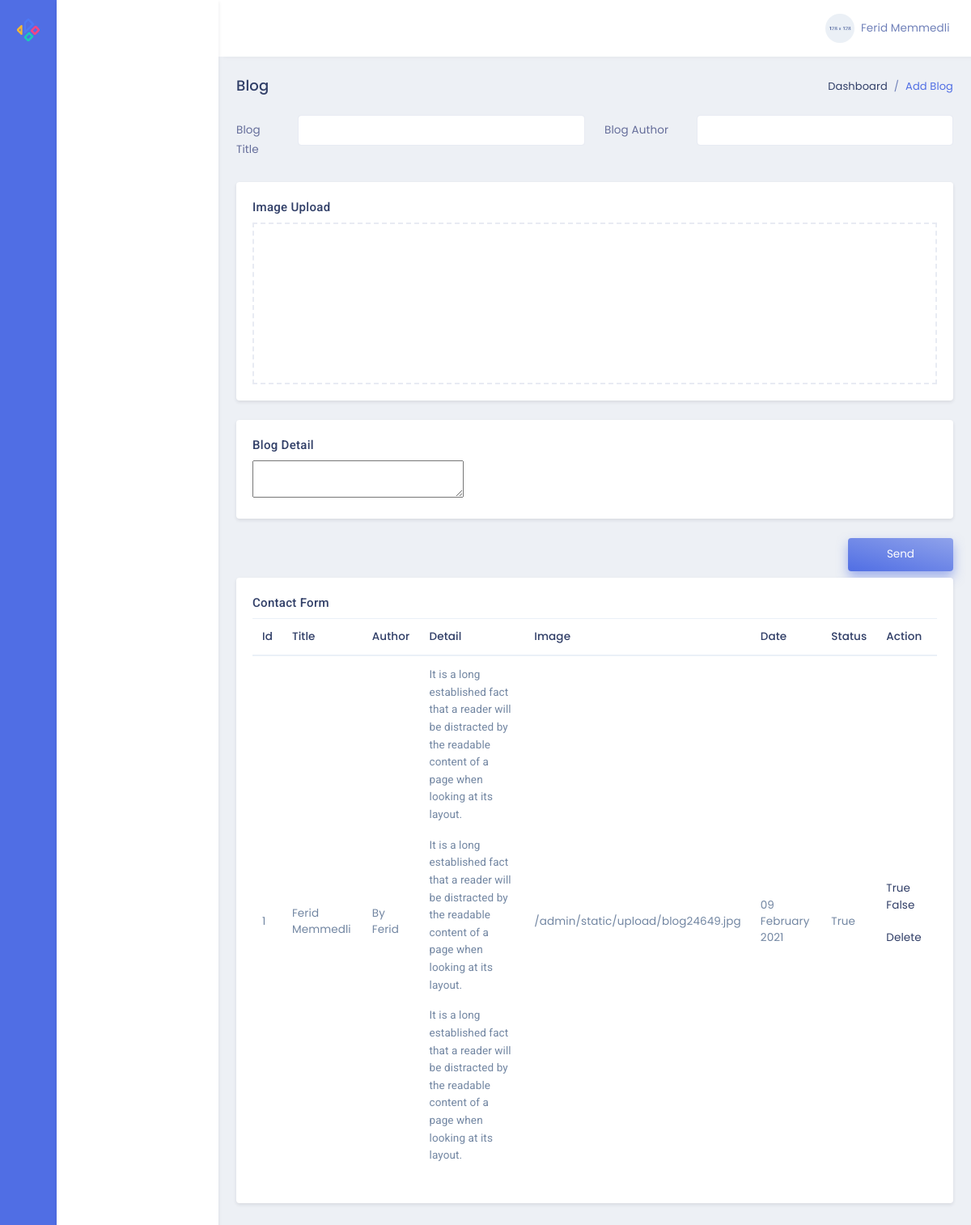
/admin/blog (signed in), run on the app's committed database.
### models.py (models this page shows, shortened)
class Blogs(db.Model):
    id = db.Column(db.Integer, primary_key=True)
    blogTitle = db.Column(db.String,nullable=False)
    blogDetail = db.Column(db.Text,nullable=False)
    blogAuthor = db.Column(db.String,nullable=False)
    blogDate = db.Column(db.String,default=datetime.now().strftime('%d %B %Y'))
    blogImage = db.Column(db.String,nullable=False)
    blogStatus = db.Column(db.Boolean)

### admin/routes.py (the view, shortened to what this page needs)
@admin.route('/blog',methods=['GET','POST'])
def adminBlog():
    if not current_user.is_authenticated:
        return redirect('/auth')
    blog=Blogs.query.all()
    return render_template('admin/editBlog.html',blog=blog)

### models.py (called while the page is built)
@login_manager.user_loader
def load_user(user_id):
    return User.query.get(user_id)

### admin/templates/admin/editBlog.html (shortened to what this page needs)
{% extends "admin/layout.html" %}
{% block contentAdmin %}
<div class="row">
    <div class="col-sm-12">
        <div class="page-title-box">
            <div class="float-right">
                <ol class="breadcrumb">
                    <li class="breadcrumb-item"><a href="javascript:void(0);">Dashboard</a></li>
                    <li class="breadcrumb-item active">Add Blog</li>
                </ol>
            </div>
            <h4 class="page-title">Blog</h4>
        </div>
    </div>
</div>
<form action="{{url_for('admin.adminBlog')}}" method="POST" class="row" enctype="multipart/form-data">
    <div class="col-lg-6">
        <div class="form-group row">
            <label for="example-text-input" class="col-sm-2 col-form-label text-left">Blog Title</label>
            <div class="col-sm-10">
                <input class="form-control" name="title" type="text" id="example-text-input" required>
            </div>
        </div>
    </div>
    <div class="col-lg-6">
        <div class="form-group row">
            <label for="example-text-input1" class="col-3 col-form-label text-left">Blog Author</label>
            <div class="col-9">
                <input class="form-control" name="author" type="text" id="example-text-input1" required>
            </div>
        </div>
    </div>
    <div class="col-lg-12">
        <div class="card">
            <div class="card-body">
                <h4 class="mt-0 header-title">Image Upload</h4>
                <div class="dropify-wrapper">
                </div>
            </div>
        </div>
    </div>
    <div class="col-12">
        <div class="card">
            <div class="card-body">
                <h4 class="mt-0 header-title">Blog Detail</h4>
                <textarea id="elm1" name="detail"></textarea>
            </div>
        </div>
    </div>
    <div class="col-sm-12 text-right">
        <button type="submit" class="btn btn-gradient-primary px-5 py-2 mb-2">Send</button>
    </div>
</form>
<div class="row">
    <div class="col-lg-12">
        <div class="card">
            <div class="card-body">
                <h4 class="mt-0 header-title">Contact Form</h4>
                <div class="table-responsive">
                    <table class="table table-striped mb-0">
                        <thead>
                            <tr>
                                <th>Id</th>
                                <th>Title</th>
                                <th>Author</th>
                                <th>Detail</th>
                                <th>Image</th>
                                <th>Date</th>
                                <th>Status</th>
                                <th>Action</th>
                            </tr>
                        </thead>
                        <tbody>
                            {% for blog in blog %}
                            <tr>
                                <td>{{blog.id}}</td>
                                <td>{{blog.blogTitle}}</td>
                                <td>{{blog.blogAuthor}}</td>
                                <td>{{blog.blogDetail|safe}}</td>
                                <td>{{blog.blogImage}}</td>
                                <td>{{blog.blogDate}}</td>
                                <td>{{blog.blogStatus}}</td>
                                <td>
                                    <a href="/admin/true/{{blog.id}}">
                                        True
                                        <i class="fas fa-check-circle text-danger font-16"></i>
                                    </a>
                                    <a href="/admin/false/{{blog.id}}">
                                        False
                                        <i class="fas fa-times-circle text-danger font-16"></i>
                                    </a>
                                    <a href="/admin/deleteblog/{{blog.id}}">
                                        Delete
                                        <i class="fas fa-trash-alt text-danger font-16"></i>
                                    </a>
                                </td>
                            </tr>
                            {% endfor %}
                        </tbody>
                    </table>
                </div>
            </div>
        </div>
    </div>
</div>
{% endblock %}

### data on the page
Blogs: id "1", blogTitle "Ferid Memmedli", blogAuthor "By Ferid", blogDetail "It is a long established fact that a reader will be distracted by the readable content of a page when looking at its layout. It is a long established fact that a reader will be distracted by the readable content of a page when looking at its layout. It is a long established fact that a reader will be distracted by the readable content of a page when looking at its layout.", blogImage "/admin/static/upload/blog24649.jpg", blogDate "09 February 2021", blogStatus "True"
